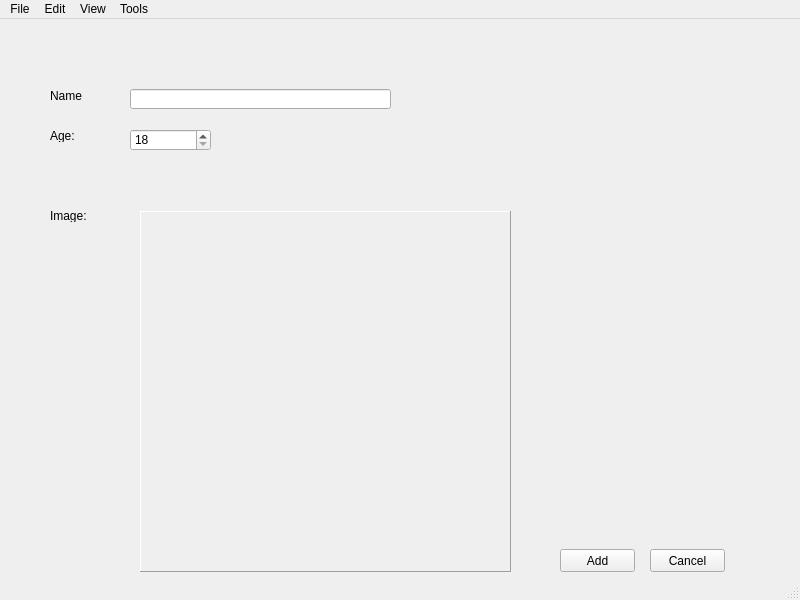
<?xml version="1.0" encoding="UTF-8"?>
<ui version="4.0">
 <class>MainWindow</class>
 <widget class="QMainWindow" name="MainWindow">
  <property name="geometry">
   <rect>
    <x>0</x>
    <y>0</y>
    <width>800</width>
    <height>600</height>
   </rect>
  </property>
  <property name="windowTitle">
   <string>MainWindow</string>
  </property>
  <widget class="QWidget" name="centralwidget">
   <widget class="QLabel" name="lblName">
    <property name="geometry">
     <rect>
      <x>50</x>
      <y>70</y>
      <width>47</width>
      <height>13</height>
     </rect>
    </property>
    <property name="text">
     <string>Name</string>
    </property>
   </widget>
   <widget class="QLabel" name="lblAge">
    <property name="geometry">
     <rect>
      <x>50</x>
      <y>110</y>
      <width>47</width>
      <height>13</height>
     </rect>
    </property>
    <property name="text">
     <string>Age:</string>
    </property>
   </widget>
   <widget class="QLineEdit" name="leName">
    <property name="geometry">
     <rect>
      <x>130</x>
      <y>70</y>
      <width>261</width>
      <height>20</height>
     </rect>
    </property>
    <property name="text">
     <string/>
    </property>
   </widget>
   <widget class="QLabel" name="lblImage">
    <property name="geometry">
     <rect>
      <x>50</x>
      <y>190</y>
      <width>47</width>
      <height>13</height>
     </rect>
    </property>
    <property name="text">
     <string>Image:</string>
    </property>
   </widget>
   <widget class="QLabel" name="lblImageBox">
    <property name="geometry">
     <rect>
      <x>140</x>
      <y>192</y>
      <width>371</width>
      <height>361</height>
     </rect>
    </property>
    <property name="frameShape">
     <enum>QFrame::Panel</enum>
    </property>
    <property name="frameShadow">
     <enum>QFrame::Raised</enum>
    </property>
    <property name="text">
     <string/>
    </property>
   </widget>
   <widget class="QPushButton" name="pbAdd">
    <property name="geometry">
     <rect>
      <x>560</x>
      <y>530</y>
      <width>75</width>
      <height>23</height>
     </rect>
    </property>
    <property name="text">
     <string>Add</string>
    </property>
   </widget>
   <widget class="QPushButton" name="pbCancel">
    <property name="geometry">
     <rect>
      <x>650</x>
      <y>530</y>
      <width>75</width>
      <height>23</height>
     </rect>
    </property>
    <property name="text">
     <string>Cancel</string>
    </property>
   </widget>
   <widget class="QSpinBox" name="spinBox">
    <property name="geometry">
     <rect>
      <x>130</x>
      <y>110</y>
      <width>81</width>
      <height>22</height>
     </rect>
    </property>
    <property name="minimum">
     <number>18</number>
    </property>
    <property name="maximum">
     <number>65</number>
    </property>
   </widget>
  </widget>
  <widget class="QMenuBar" name="menubar">
   <property name="geometry">
    <rect>
     <x>0</x>
     <y>0</y>
     <width>800</width>
     <height>21</height>
    </rect>
   </property>
   <widget class="QMenu" name="menuFile">
    <property name="title">
     <string>File</string>
    </property>
    <widget class="QMenu" name="menuNew">
     <property name="title">
      <string>New</string>
     </property>
     <addaction name="actionNew_Folder"/>
     <addaction name="actionNew_Project"/>
    </widget>
    <widget class="QMenu" name="menuOpen">
     <property name="title">
      <string>Open</string>
     </property>
     <addaction name="actionSave_Open"/>
     <addaction name="actionSave_As_Open"/>
     <addaction name="actionOpen_Folder"/>
     <addaction name="actionOpen_Project"/>
     <addaction name="actionOpen_With"/>
    </widget>
    <addaction name="actionSave"/>
    <addaction name="actionSave_As"/>
    <addaction name="actionLoad"/>
    <addaction name="menuNew"/>
    <addaction name="menuOpen"/>
    <addaction name="separator"/>
    <addaction name="actionExit"/>
    <addaction name="actionSave_and_Exit"/>
   </widget>
   <widget class="QMenu" name="menuEdit">
    <property name="title">
     <string>Edit</string>
    </property>
   </widget>
   <widget class="QMenu" name="menuExit">
    <property name="title">
     <string>View</string>
    </property>
   </widget>
   <widget class="QMenu" name="menuTools">
    <property name="title">
     <string>Tools</string>
    </property>
   </widget>
   <addaction name="menuFile"/>
   <addaction name="menuEdit"/>
   <addaction name="menuExit"/>
   <addaction name="menuTools"/>
  </widget>
  <widget class="QStatusBar" name="statusbar"/>
  <action name="actionSave">
   <property name="text">
    <string>Save</string>
   </property>
  </action>
  <action name="actionSave_As">
   <property name="text">
    <string>Save As</string>
   </property>
  </action>
  <action name="actionLoad">
   <property name="text">
    <string>Load</string>
   </property>
  </action>
  <action name="actionNew_Folder">
   <property name="text">
    <string>New Folder</string>
   </property>
  </action>
  <action name="actionNew_Project">
   <property name="text">
    <string>New Project</string>
   </property>
  </action>
  <action name="actionSave_Open">
   <property name="text">
    <string>Save and Open</string>
   </property>
  </action>
  <action name="actionSave_As_Open">
   <property name="text">
    <string>Save As and Open</string>
   </property>
  </action>
  <action name="actionOpen_Folder">
   <property name="text">
    <string>Open Folder</string>
   </property>
  </action>
  <action name="actionOpen_Project">
   <property name="text">
    <string>Open Project</string>
   </property>
  </action>
  <action name="actionOpen_With">
   <property name="text">
    <string>Open With</string>
   </property>
  </action>
  <action name="actionExit">
   <property name="text">
    <string>Exit</string>
   </property>
  </action>
  <action name="actionSave_and_Exit">
   <property name="text">
    <string>Save and Exit</string>
   </property>
  </action>
 </widget>
 <resources/>
 <connections/>
</ui>
